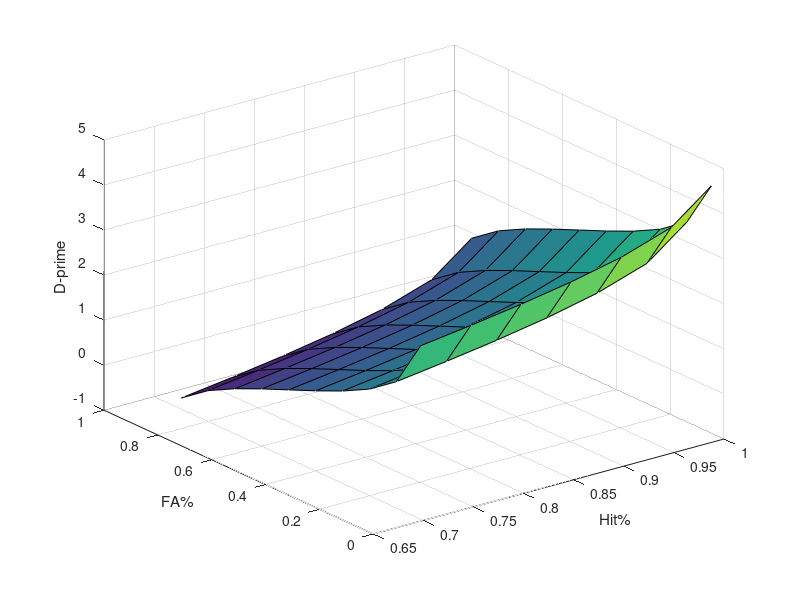
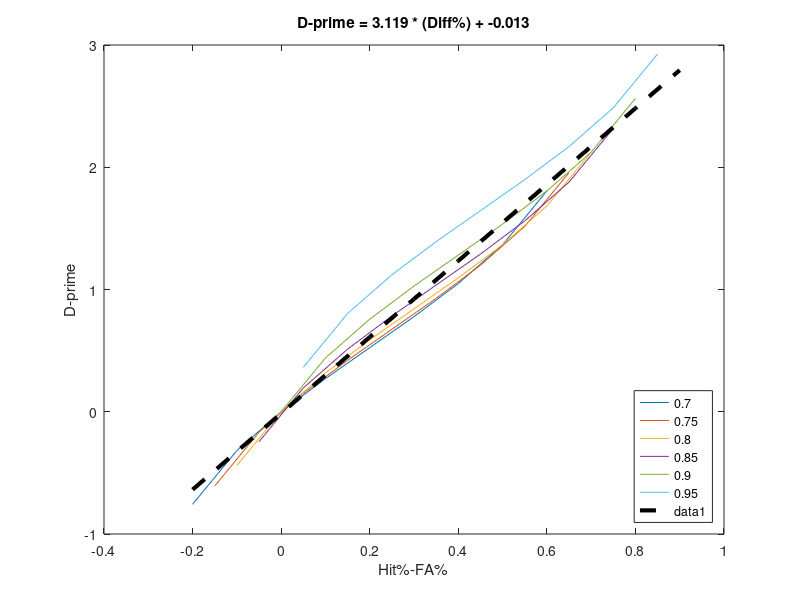

Write the MATLAB code that produced these figures, in order.
% d-prime

hits = 0.7:0.05:1;
hits(end) = 0.99;

falarms = 0:0.1:0.9;
falarms(1) = 0.01;

dprime = zeros(length(falarms),length(hits));
diff_hfa = dprime;

for i = 1:length(hits)
    for j = 1:length(falarms)
        dprime(j,i) = norminv(hits(i),0,1)-norminv(falarms(j),0,1);
        diff_hfa(j,i) = hits(i)-falarms(j);
    end
end

figure
surf(hits,falarms,dprime)
xlabel('Hit%')
ylabel('FA%')
zlabel('D-prime')
shg

figure
plot(diff_hfa(2:10,1:6),dprime(2:10,1:6));
legend('0.7','0.75','0.8','0.85','0.9','0.95','Location','SouthEast')

hold on;
a = polyfit(diff_hfa(2:10,1:6),dprime(2:10,1:6),1);
b = polyfit(dprime(2:10,1:6),diff_hfa(2:10,1:6),1);
diffs = -0.2:0.1:0.9;
plot(diffs,a(1)*diffs+a(2),'k--','LineWidth',3)
xlabel('Hit%-FA%')
ylabel('D-prime')
title(sprintf('D-prime = %1.3f * (Diff%%) + %1.3f',a(1),a(2)))
